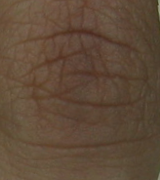
#> input picture dataset/10_1.bmp, 160 x 180 px; its folder holds only this picture in this run
$ python PCA.py --dataset dataset
#> lines starting #> are read from the running program, lines starting #| are printed output that depends on the picture; after the words box and inside, x2 and y2 are one past the last pixel; in counts of white or black regions, pixels touching at a corner belong together
from __future__ import print_function
from __future__ import division
import cv2 as cv
import numpy as np
import argparse
from math import atan2, cos, sin, sqrt, pi
from imutils import paths
import png
import os

def drawAxis(img, p_, q_, colour, scale):
    p = list(p_)
    q = list(q_)
    ## [visualization1]
    angle = atan2(p[1] - q[1], p[0] - q[0]) # angle in radians
    hypotenuse = sqrt((p[1] - q[1]) * (p[1] - q[1]) + (p[0] - q[0]) * (p[0] - q[0]))

    # Here we lengthen the arrow by a factor of scale
    q[0] = p[0] - scale * hypotenuse * cos(angle)
    q[1] = p[1] - scale * hypotenuse * sin(angle)
    cv.line(img, (int(p[0]), int(p[1])), (int(q[0]), int(q[1])), colour, 1, cv.LINE_AA)

    # create the arrow hooks
    p[0] = q[0] + 9 * cos(angle + pi / 4)
    p[1] = q[1] + 9 * sin(angle + pi / 4)
    cv.line(img, (int(p[0]), int(p[1])), (int(q[0]), int(q[1])), colour, 1, cv.LINE_AA)

    p[0] = q[0] + 9 * cos(angle - pi / 4)
    p[1] = q[1] + 9 * sin(angle - pi / 4)
    cv.line(img, (int(p[0]), int(p[1])), (int(q[0]), int(q[1])), colour, 1, cv.LINE_AA)
    ## [visualization1]

def getOrientation(pts, img):
    ## [pca]
    # Construct a buffer used by the pca analysis
    sz = len(pts)
    data_pts = np.empty((sz, 2), dtype=np.float64)
    for i in range(data_pts.shape[0]):
        data_pts[i,0] = pts[i,0,0]
        data_pts[i,1] = pts[i,0,1]

    # Perform PCA analysis
    mean = np.empty((0))
    mean, eigenvectors, eigenvalues = cv.PCACompute2(data_pts, mean)

    # Store the center of the object
    cntr = (int(mean[0,0]), int(mean[0,1]))
    ## [pca]

    ## [visualization]
    # Draw the principal components
    cv.circle(img, cntr, 3, (255, 0, 255), 2)
    p1 = (cntr[0] + 0.02 * eigenvectors[0,0] * eigenvalues[0,0], cntr[1] + 0.02 * eigenvectors[0,1] * eigenvalues[0,0])
    p2 = (cntr[0] - 0.02 * eigenvectors[1,0] * eigenvalues[1,0], cntr[1] - 0.02 * eigenvectors[1,1] * eigenvalues[1,0])
    drawAxis(img, cntr, p1, (0, 255, 0), 1)
    drawAxis(img, cntr, p2, (255, 255, 0), 5)

    angle = atan2(eigenvectors[0,1], eigenvectors[0,0]) # orientation in radians
    ## [visualization]

    return angle

## [pre-process]
# Load image
ap = argparse.ArgumentParser()
ap.add_argument("-d", "--dataset", required=True,
                help="path to input dataset")
print("[INFO] describing images...")
args = vars(ap.parse_args())
imagePaths = list(paths.list_images(args["dataset"]))

for (i, imagePath) in enumerate(imagePaths):
    src = cv.imread(imagePath)
#> src is the input picture: shape (180, 160, 3); mean B, G, R 56.3, 75, 96.7
    label = imagePath.split(os.path.sep)[-1].split(".")[0]
    # Check if image is loaded successfully
    if src is None:
        print('Could not open or find the image: ', args.input)
        exit(0)

    # cv.imshow('src', src)

    # Convert image to grayscale
    gray = cv.cvtColor(src, cv.COLOR_BGR2GRAY)
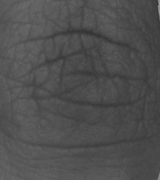
#> gray: shape (180, 160); min 49, max 157, mean 79.4

    # Convert image to binary
    _, bw = cv.threshold(gray, 50, 255, cv.THRESH_BINARY | cv.THRESH_OTSU)
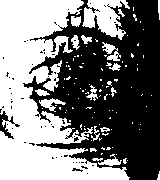
#> bw: shape (180, 160); 47.9% white; 104 white regions (86 under 20 px)
    ## [pre-process]

    ## [contours]
    # Find all the contours in the thresholded image
    contours, h = cv.findContours(bw, cv.RETR_LIST, cv.CHAIN_APPROX_NONE)
#> contours = 182 contours, 165 with area under 20; largest, box (x1, y1, x2, y2) and area: (0, 0, 130, 180) 10898, (82, 0, 130, 40) 976, (39, 98, 66, 112) 126, (102, 42, 121, 61) 122, (98, 154, 122, 166) 86; h = 182 rows, first 6: [1, -1, -1, -1], [2, 0, -1, -1], [3, 1, -1, -1], [4, 2, -1, -1], [5, 3, -1, -1], [6, 4, -1, -1]

    for i, c in enumerate(contours):
        # Calculate the area of each contour
        area = cv.contourArea(c);
        # Ignore contours that are too small or too large
        if area < 1e2 or 1e5 < area:
            continue

        # Draw each contour only for visualisation purposes
        cv.drawContours(src, contours, i, (0, 0, 255), 2);
        # Find the orientation of each shape
        getOrientation(c, src)
#> this loop made 182 passes
#> area on passes 3, 19, 29: 32.5, 86.5, 22
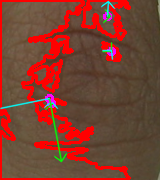
#> src: shape (180, 160, 3); 19.05% of pixels changed, all inside (x1, y1, x2, y2) = (0, 0, 131, 180)
    ## [contours]
    print (type(src))
#| <class 'numpy.ndarray'>
    destination = 'C:/Users/guest123/Desktop/Software-Security-Using-Knucle-Print-master/converted_to_PCA/' + str(label) + 'PCA.png'
    cv.imwrite(destination,src)
    # png.from_array(src, 'L').save('/home/sagar/gabor_test/' + str(label) + 'PCA.png')
    # cv.imshow('output', src)
    # cv.waitKey(0)

$ run again, on dataset/1_1.bmp
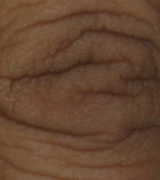
#> input picture dataset/1_1.bmp, 160 x 180 px
#> src is the input picture: shape (180, 160, 3); mean B, G, R 49.5, 70.6, 102.2
#> `_, bw = cv.threshold(gray, 50, 255, cv.THRESH_BINARY | cv.THRESH_OTSU)`:
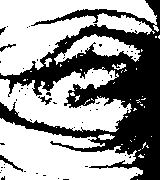
#> bw: shape (180, 160); 60.6% white; 57 black regions (52 under 20 px)
#> contours = 114 contours, 105 with area under 20; largest, box (x1, y1, x2, y2) and area: (0, 0, 159, 76) 5788, (0, 118, 143, 180) 5108, (0, 67, 132, 132) 4227, (54, 34, 141, 65) 1010, (39, 95, 53, 106) 64; h = 114 rows, first 6: [1, -1, -1, -1], [2, 0, -1, -1], [3, 1, -1, -1], [4, 2, -1, -1], [5, 3, -1, -1], [6, 4, -1, -1]
#> the loop `for i, c in enumerate(contours):` made 114 passes
#> area on passes 26, 56: 52.5, 63.5
#> after the loop `for i, c in enumerate(contours):`:
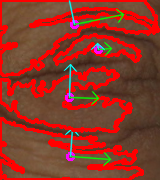
#> src: shape (180, 160, 3); mean B, G, R 39.1, 54.9, 140.1
#| <class 'numpy.ndarray'>

$ run again, on dataset/10_2.bmp
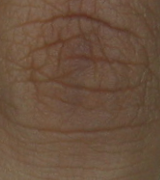
#> input picture dataset/10_2.bmp, 160 x 180 px
#> src is the input picture: shape (180, 160, 3); mean B, G, R 61.8, 81.1, 107.4
#> `_, bw = cv.threshold(gray, 50, 255, cv.THRESH_BINARY | cv.THRESH_OTSU)`:
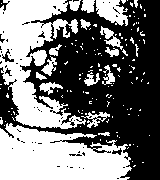
#> bw: shape (180, 160); 46.3% white; 139 white regions (121 under 20 px)
#> contours = 230 contours, 208 with area under 20; largest, box (x1, y1, x2, y2) and area: (0, 123, 132, 180) 5356, (0, 0, 86, 129) 5198, (96, 0, 128, 26) 499, (100, 26, 123, 50) 150, (81, 112, 110, 128) 138; h = 230 rows, first 6: [1, -1, -1, -1], [2, 0, -1, -1], [3, 1, -1, -1], [4, 2, -1, -1], [5, 3, -1, -1], [6, 4, -1, -1]
#> the loop `for i, c in enumerate(contours):` made 230 passes
#> area on passes 18, 19, 30: 44.5, 47.5, 21
#> after the loop `for i, c in enumerate(contours):`:
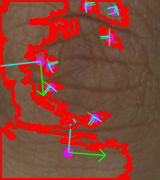
#> src: shape (180, 160, 3); mean B, G, R 53.1, 67.4, 134.1
#| <class 'numpy.ndarray'>
